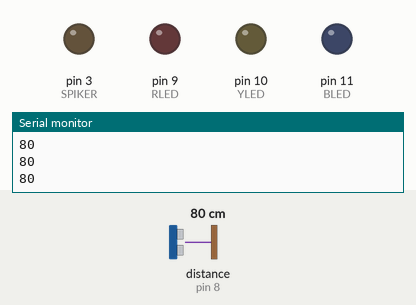
The sketch below on a simulated Arduino Uno, built with avr-gcc and run on an emulated ATmega328P. Parts: output pins drawn as LEDs (lit = HIGH), the last lines printed to the serial monitor. Dashed ring = blinking. The test bench sets the inputs (shaded band); at power-on: distance to the obstacle (sensor on pin 8) 80 cm.

Above: at 1.3 s.
1.4 s: distance to the obstacle (sensor on pin 8) set to 33 cm
3.2 s: distance to the obstacle (sensor on pin 8) set to 27 cm
At 4.17 s:
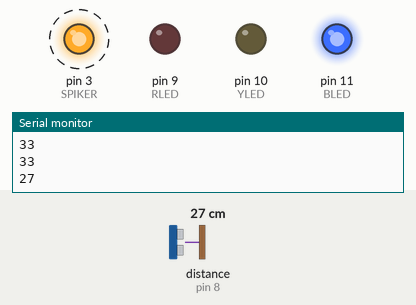
6.2 s: distance to the obstacle (sensor on pin 8) set to 23 cm
9.2 s: distance to the obstacle (sensor on pin 8) set to 17 cm
At 9.2 s:
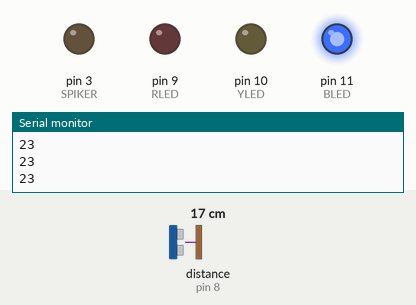
At 11.0 s:
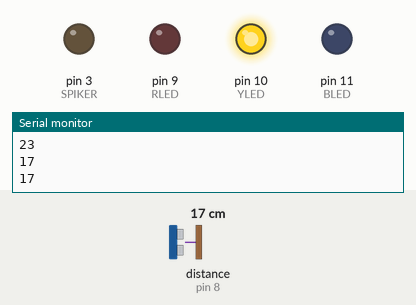
12.2 s: distance to the obstacle (sensor on pin 8) set to 12 cm
15.2 s: distance to the obstacle (sensor on pin 8) set to 9 cm
At 16.5 s:
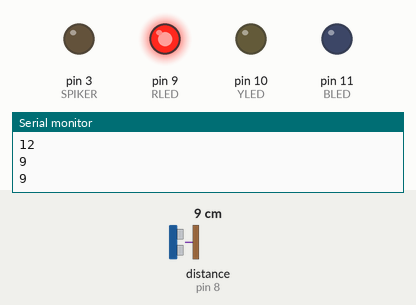
Timing chart, 0 to 19.2 s (numbered marks = the images above; inputs shaded):
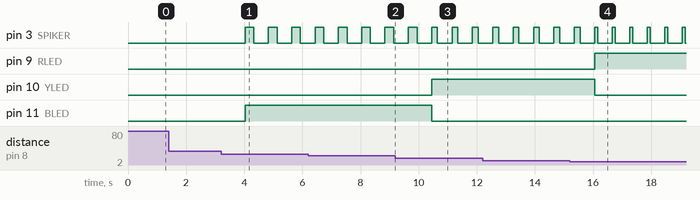

Measured:
- the behaviour switches between 30 and 29 cm on distance to the obstacle (sensor on pin 8) (found by bisection; images 0 and 1)
- the behaviour switches between 21 and 20 cm on distance to the obstacle (sensor on pin 8) (found by bisection; images 1 and 2)
- the behaviour switches between 11 and 10 cm on distance to the obstacle (sensor on pin 8) (found by bisection; images 3 and 4)
- after the input at 3.2 s, pin 3 (SPIKER): alternates HIGH for 0.30 s and LOW for 0.50 s, starting after 0.83 s; pin 11 (BLED): LOW → HIGH after 0.83 s
- after the input at 9.2 s, pin 10 (YLED): LOW → HIGH after 1.2 s; pin 11 (BLED): HIGH → LOW after 1.2 s
- after the input at 15.2 s, pin 9 (RLED): LOW → HIGH after 0.86 s; pin 10 (YLED): HIGH → LOW after 0.86 s

The sketch:

08_LED_Ultrasonic.ino
```cpp
#include <HCSR04.h>

UltraSonicDistanceSensor distanceSensor(7, 8);  // Initialize sensor that uses digital pins 13 and 12.
int dis;
const int RLED=9; //9번 핀을 사용하는 파란색 BLED 상수 정의
const int YLED=10; //10번 핀을 사용하는 초록색 GLED 상수 정의
const int BLED=11; //11번 핀을 사용하는 빨간색 RLED 상수 정의
const int SPIKER=3;
void setup () {
    Serial.begin(9600);
    pinMode(RLED, OUTPUT); //BLED를 출력으로 지정
    pinMode(YLED, OUTPUT); //GLED를 출력으로 지정
    pinMode(BLED, OUTPUT); //RLED를 출력으로 지정
    pinMode(SPIKER, OUTPUT);
}

void loop ()
{
    // Every 500 miliseconds, do a measurement using the sensor and print the distance in centimeters.
    dis=distanceSensor.measureDistanceCm();
    Serial.println(dis);

    delay(500);
    if(dis<30)
  {
    if(dis>0 && dis<=10)
    {
      digitalWrite (RLED,1);
      digitalWrite (YLED,0);
      digitalWrite (BLED,0);
      digitalWrite (SPIKER,1);
      delay(100);
      digitalWrite (SPIKER,0);
    }
    else if(dis>10 && dis<=20)
    {
      digitalWrite (RLED,0);
      digitalWrite (YLED,1);
      digitalWrite (BLED,0);
      digitalWrite (SPIKER,1);
      delay(200);
      digitalWrite (SPIKER,0);
    }

    else if(dis>20 && dis<=30)
    {
      digitalWrite (BLED,1);
      digitalWrite (RLED,0);
      digitalWrite (YLED,0);
      digitalWrite (SPIKER,1);
      delay(300);
      digitalWrite (SPIKER,0);
    }


  }

}
```
